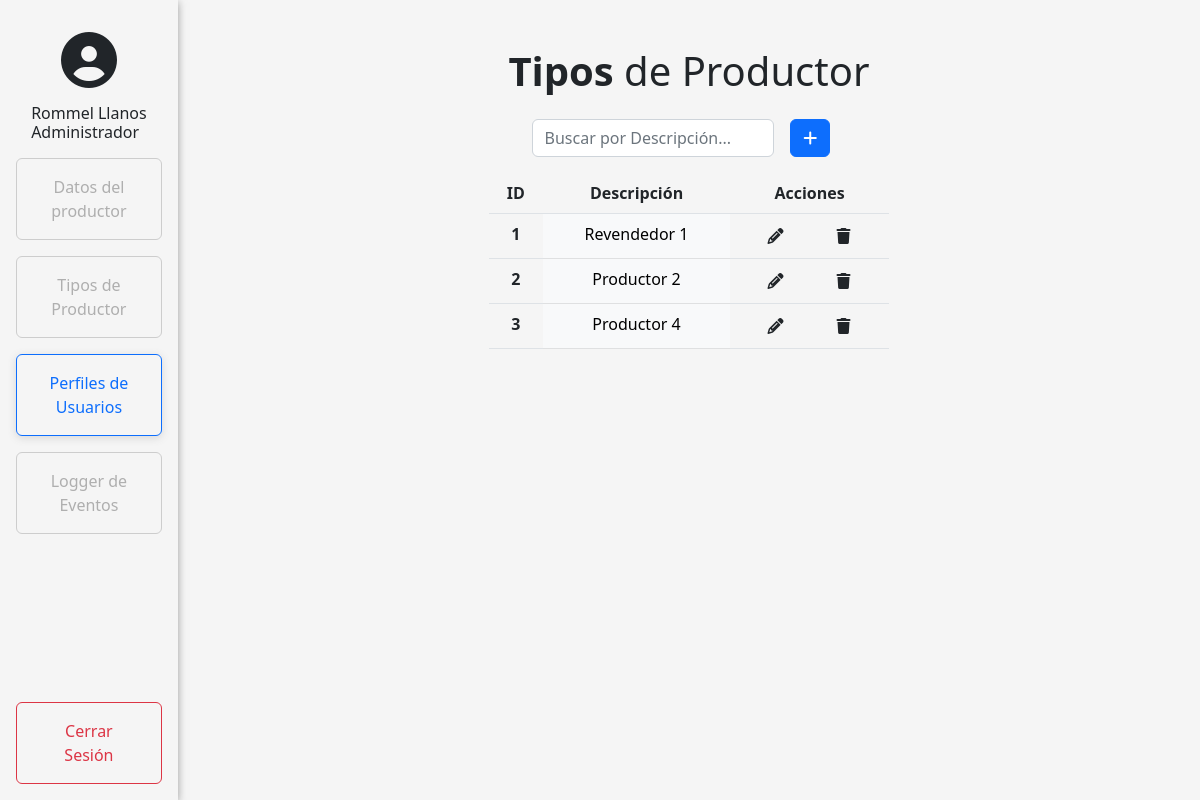
The page /tipoProductor (signed in) on the database as committed earlier.
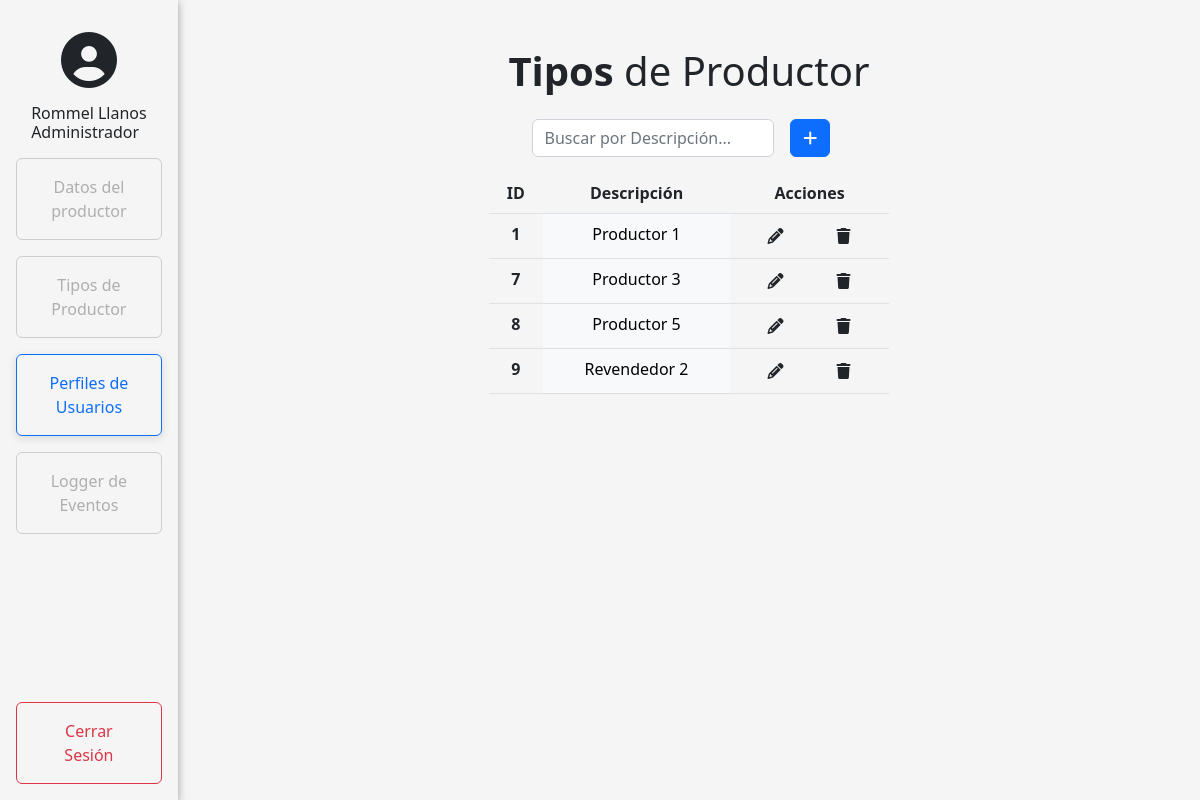
The same page on the database as committed later.
### model.py (models this page shows, shortened)
class TipoProductor(db.Base):
    __tablename__ = 'tipoproductor'
    id = Column(Integer, primary_key=True, autoincrement = True)
    direccion = Column(String, nullable=False)
    productor = relationship("Productor")

### app.py (the view)
@app.route('/tipoProductor', methods=['GET','POST','PUT'])
def tipo_prod():
    if request.method=='POST':
        new_tipo = db1.session.query(TipoProductor).filter_by(direccion = request.form['direccion']).first()
        if new_tipo == None:
            agregarTipoProductor(request.form['direccion'])
            tipos = obtenerTiposProductores()
            return render_template('tipo.html', tipos=tipos)
        else:
            flash("El tipo de productor ya existe ")
            tipos = obtenerTiposProductores()
            return render_template('tipo.html', tipos=tipos)
    else:
        tipos = obtenerTiposProductores()
        return render_template('tipo.html', tipos=tipos)

### app.py (called while the page is built)
def obtenerTiposProductores():
    tiposProductores = db1.session.query(TipoProductor).filter_by().all()
    return tiposProductores

### templates/tipo.html (shortened to what this page needs)
{% extends './home.html' %}
{% block customCSS %}
<link rel="stylesheet" href="{{ url_for('static',filename='css/login.css') }}">
{% endblock %}
{% block body %}
<main class="form-signin w-100 mb-auto mt-3 text-center">
    <h2 class=" my-3 fade-in display-6"><b class="fw-bold">Tipos</b> de Productor</h2>
    <div class="row justify-content-md-center fade-in">
        <div class="col-12 col-md-4 d-flex justify-content-end">
            <input type="text" class="form-control my-2 search" id="myInput" onkeyup="search()" placeholder="Buscar por Descripción...">
            <button type="button" class="btn btn-primary my-2 mx-3" data-bs-toggle="modal" data-bs-target="#AgregarTipo">
                <i class="fa-solid fa-plus"></i>
            </button>
        </div>
    </div>
    {%if tipos%}
        <div class="row justify-content-md-center fade-in">
        <div class="col-12 col-md-5 table-responsive">
            <table class="table mt-2 table-hover" id = "tipos">
            <thead>
                <th scope="col">ID</th>
                <th scope="col">Descripción</th>
                <th scope="col">Acciones</th>
            </thead>
            <tbody>
                {%for tipo in tipos%}
                <tr class=" deleteOut tdEdit">
                    <th scope="row">{{tipo.id}}</th>
                    <td class="table-light tdEdit" >{{tipo.direccion}}</td>
                    <td >
                        <div class="cont">
                        <button id="editbtn" method="POST" class="edit pencil btn" role="button"
                            data-bs-toggle="modal" data-bs-target="#EditarTipo" onclick="handleEdit()">
                            <div>
                            <i class="fa-solid fa-pencil"></i>
                            </div>
                        </button>
                        <form name="ID" action="/tipoProductor/delete" method="POST" class="edit trash btn" role="button" onclick="handleDelete();">
                            <div >
                            <i class="fa-solid fa-trash"></i>
                            </div>
                        </form>
                        </div>
                    </td>
                </tr>
                {%endfor%}
            </tbody>
            </table>
        </div>
        </div>
    {%endif%}
</main>
{% endblock %}

Rows that differ between the two databases and show on the page:
removed TipoProductor: id "2", direccion "Productor 2"
removed TipoProductor: id "3", direccion "Productor 4"
changed TipoProductor id 1: direccion "Revendedor 1" → "Productor 1"
added TipoProductor: id "7", direccion "Productor 3"
added TipoProductor: id "8", direccion "Productor 5"
added TipoProductor: id "9", direccion "Revendedor 2"
